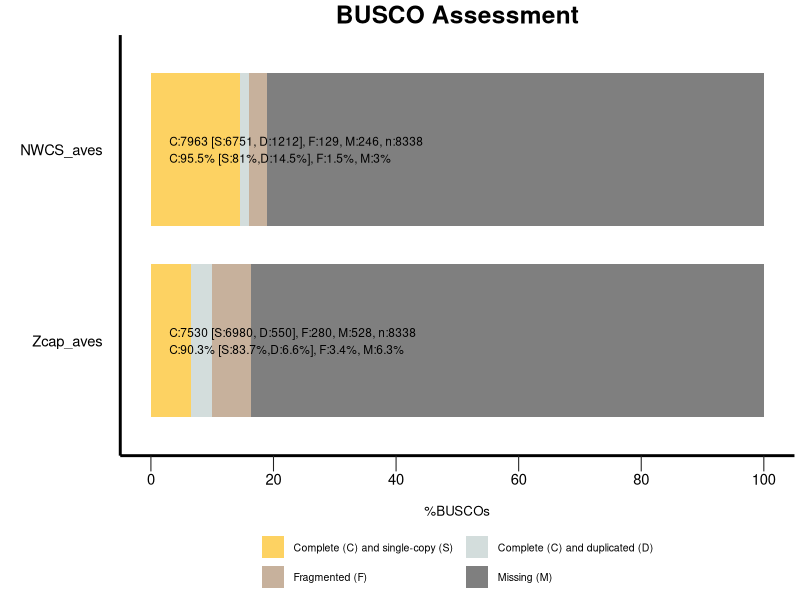
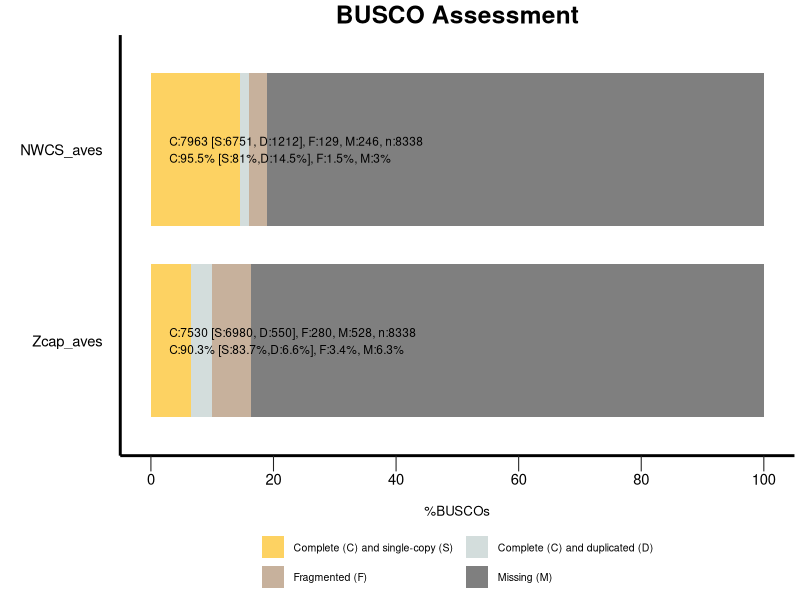

Write R code to recreate these figures, in order.
######################################
#
# BUSCO summary figure
# @version 4.0.0
# @since BUSCO 2.0.0
# 
# Copyright (c) 2016-2021, Evgeny Zdobnov (ez@ezlab.org)
# Licensed under the MIT license. See LICENSE.md file.
#
######################################

# Load the required libraries
library(ggplot2)
library("grid")

# !!! CONFIGURE YOUR PLOT HERE !!! 
setwd('./BUSCO_trans')
# Output
my_output <- paste("./","busco_figure_my_pie.png",sep="/") 
my_width <- 15#15
my_height <- 10
my_unit <- "cm"

# Colors
my_colors <- c("#FDD262", "#D3DDDC", "#C7B19C", "#446455")
# Bar height ratio
my_bar_height <- 0.80

# Legend
my_title <- "BUSCO Assessment"

# Font
my_family <- "sans"
my_size_ratio <- 1

# !!! SEE YOUR DATA HERE !!! 
# Your data as generated by python, remove or add more
my_species <- c('Zcap_aves', 'Zcap_aves', 'Zcap_aves', 'Zcap_aves', 'NWCS_aves', 'NWCS_aves', 'NWCS_aves', 'NWCS_aves')
my_species <- factor(my_species)
my_species <- factor(my_species,levels(my_species)[c(length(levels(my_species)):1)]) # reorder your species here just by changing the values in the vector :
my_percentage <- c(83.7, 6.6, 3.4, 6.3, 
                   81.0, 14.5, 1.5, 3.0)#ver_aves
my_values <- c(6980, 550, 280, 528, 6751, 1212, 129, 246)

######################################
######################################
######################################
# Code to produce the graph
labsize = 1
if (length(levels(my_species)) > 10){
 labsize = 0.66
}
print("Plotting the figure ...")
category <- c(rep(c("S","D","F","M"),c(1)))
category <-factor(category)
category = factor(category,levels(category)[c(4,1,2,3)])
df = data.frame(my_species,my_percentage,my_values,category)

my_output <- paste("./","busco_figure.png",sep="/")
figure <- ggplot() + 
  
  geom_bar(aes(y = my_percentage, x = my_species, fill = factor(category,levels=c("C","D","F","M"))), position = position_stack(reverse = TRUE), data = df, stat="identity", width=my_bar_height) + 
  coord_flip() + 
#  coord_polar("y") + ##########To make pie chart
  theme_gray(base_size = 8) + 
  scale_y_continuous(labels = c("0","20","40","60","80","100"), breaks = c(0,20,40,60,80,100)) + 
  scale_fill_manual(values = my_colors,labels =c(" Complete (C) and single-copy (S)  ",
                                                 " Complete (C) and duplicated (D)",
                                                 " Fragmented (F)  ",
                                                 " Missing (M)")) +   
  ggtitle(my_title) + 
  xlab("") + 
  ylab("\n%BUSCOs") + 

  theme(plot.title = element_text(family=my_family, hjust=0.5, colour = "black", size = rel(2.2)*my_size_ratio, face = "bold")) + 
  theme(legend.position="bottom",legend.title = element_blank()) + 
  theme(legend.text = element_text(family=my_family, size = rel(0.95)*my_size_ratio)) + 
  #theme(legend.text.align=0) +
  theme(panel.background = element_rect(color="#FFFFFF", fill="white")) + 
  theme(panel.grid.minor = element_blank()) + 
  theme(panel.grid.major = element_blank()) +
  theme(axis.text.y = element_text(family=my_family, colour = "black", size = rel(1.66)*my_size_ratio)) + 
  theme(axis.text.x = element_text(family=my_family, colour = "black", size = rel(1.66)*my_size_ratio)) + 
  theme(axis.line = element_line( size=1*my_size_ratio, colour = "black")) + 
  theme(axis.ticks.length = unit(.85, "cm")) + 
  theme(axis.ticks.y = element_line(colour="white", size = 0)) + 
  theme(axis.ticks.x = element_line(colour="#222222")) + 
  theme(axis.ticks.length = unit(0.4, "cm")) + 
  theme(axis.title.x = element_text(family=my_family, size=rel(1.2)*my_size_ratio)) + 

  guides(fill = guide_legend(override.aes = list(colour = NULL))) +
  guides(fill=guide_legend(nrow=2,byrow=TRUE))
  ###
#Anotate text
  for(i in rev(c(1:length(levels(my_species))))){
    detailed_values <- my_values[my_species==my_species[my_species==levels(my_species)[i]]]
    detailed_per<- my_percentage[my_species==my_species[my_species==levels(my_species)[i]]]
    total_buscos <- sum(detailed_values)
    figure <- figure + 
    annotate("text", label=paste0(paste("C:", detailed_values[1] + detailed_values[2], " [S:", detailed_values[1], ", D:", detailed_values[2], "], F:", detailed_values[3], ", M:", detailed_values[4], ", n:", total_buscos, '\n',sep=""),paste("C:", detailed_per[1] + detailed_per[2], "%",  " [S:", detailed_per[1], "%", ",D:", detailed_per[2],  "%","], F:", detailed_per[3], "%", ", M:", detailed_per[4], "%",  sep="")),
             y=3,  
             x = i, size = labsize*3*my_size_ratio, colour = "black", hjust=0, family=my_family)
  }
  
figure
ggsave(figure, file=my_output, width = my_width, height = my_height, unit = my_unit)

print("Done")
#END#
  
